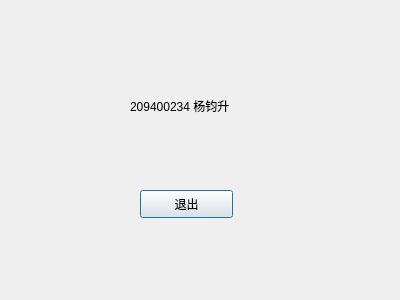
<?xml version="1.0" encoding="UTF-8"?>
<ui version="4.0">
 <class>sheng</class>
 <widget class="QDialog" name="sheng">
  <property name="geometry">
   <rect>
    <x>0</x>
    <y>0</y>
    <width>400</width>
    <height>300</height>
   </rect>
  </property>
  <property name="windowTitle">
   <string>Dialog</string>
  </property>
  <widget class="QPushButton" name="quitButton">
   <property name="geometry">
    <rect>
     <x>140</x>
     <y>190</y>
     <width>93</width>
     <height>28</height>
    </rect>
   </property>
   <property name="text">
    <string>退出</string>
   </property>
  </widget>
  <widget class="QLabel" name="label">
   <property name="geometry">
    <rect>
     <x>130</x>
     <y>80</y>
     <width>171</width>
     <height>51</height>
    </rect>
   </property>
   <property name="text">
    <string>209400234 杨钧升</string>
   </property>
  </widget>
 </widget>
 <resources/>
 <connections>
  <connection>
   <sender>quitButton</sender>
   <signal>clicked()</signal>
   <receiver>sheng</receiver>
   <slot>close()</slot>
   <hints>
    <hint type="sourcelabel">
     <x>186</x>
     <y>203</y>
    </hint>
    <hint type="destinationlabel">
     <x>199</x>
     <y>149</y>
    </hint>
   </hints>
  </connection>
 </connections>
</ui>
